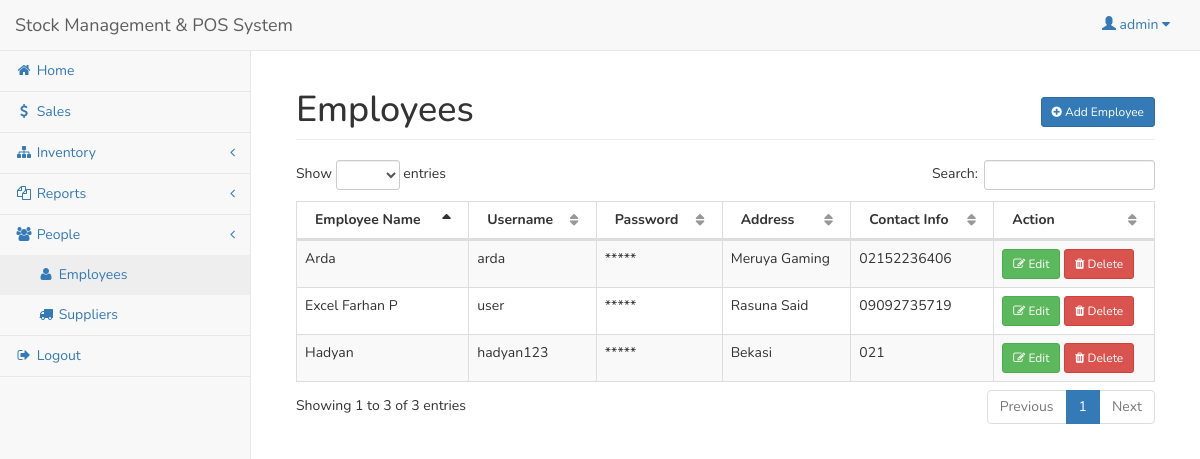
The page /admin/employee.php (signed in) on the database its author committed.
### tables this page shows
CREATE TABLE `user` (
  `userid` int(11) NOT NULL,
  `username` varchar(30) NOT NULL,
  `password` varchar(50) NOT NULL,
  `access` int(1) NOT NULL
);

CREATE TABLE `employee` (
  `userid` int(11) NOT NULL,
  `employee_name` varchar(50) NOT NULL,
  `address` varchar(150) NOT NULL,
  `contact` varchar(50) NOT NULL
);

### admin/session.php (called while the page is built, shortened)
<?php
	include('../conn.php');
	$sq=mysqli_query($conn,"select * from `user` where userid='".$_SESSION['id']."'");
	$srow=mysqli_fetch_array($sq);
	$user=$srow['username'];
?>

### admin/employee.php (shortened to what this page needs)
<?php include('session.php'); ?>
<?php include('header.php'); ?>
<body>
<div id="wrapper">
<?php include('navbar.php'); ?>
<div style="height:50px;"></div>
<div id="page-wrapper">
<div class="container-fluid">
	<div class="row">
        <div class="col-lg-12">
            <h1 class="page-header">Employees
				<span class="pull-right">
					<button class="btn btn-primary btn-sm" data-toggle="modal" data-target="#addemployee"><i class="fa fa-plus-circle"></i> Add Employee</button>
				</span>
			</h1>
        </div>
    </div>
    <div class="row">
        <div class="col-lg-12">
            <table width="100%" class="table table-striped table-bordered table-hover" id="cusTable">
                <thead>
                    <tr>
                        <th>Employee Name</th>
                        <th>Username</th>
                        <th>Password</th>
						<th>Address</th>
                        <th>Contact Info</th>
						<th>Action</th>
                    </tr>
                </thead>
                <tbody>
				<?php
					$cq=mysqli_query($conn,"select * from employee left join user on user.userid=employee.userid where access <> 1");
					while($cqrow=mysqli_fetch_array($cq)){
					?>
						<tr>
							<td><?php echo $cqrow['employee_name']; ?></td>
							<td><?php echo $cqrow['username']; ?></td>
							<td>*****</td>
							<td><?php echo $cqrow['address']; ?></td>
							<td><?php echo $cqrow['contact']; ?></td>
							<td>
								<button class="btn btn-success btn-sm" data-toggle="modal" data-target="#edit_<?php echo $cqrow['userid']; ?>"><i class="fa fa-edit"></i> Edit</button>
								<button class="btn btn-danger btn-sm" data-toggle="modal" data-target="#del_<?php echo $cqrow['userid']; ?>"><i class="fa fa-trash"></i> Delete</button>
							</td>
						</tr>
					<?php
					}
				?>
                </tbody>
            </table>
        </div>
    </div>
</div>
</div>
</div>
</body>
</html>

### admin/navbar.php (shortened to what this page needs)
    <nav class="navbar navbar-default navbar-fixed-top" role="navigation" style="margin-bottom: 0">
        <div class="navbar-header">
<a class="navbar-brand" href="index.php">Stock Management & POS System</a>
        </div>
        <ul class="nav navbar-top-links navbar-right">
            <li class="dropdown">
                <a class="dropdown-toggle" data-toggle="dropdown" href="#">
		<span class="glyphicon glyphicon-user"></span> <?php echo $user; ?> <i class="fa fa-caret-down"></i>
                </a>
            </li>
        </ul>
        <div class="navbar-default sidebar" role="navigation">
            <div class="sidebar-nav navbar-collapse">
                <ul class="nav" id="side-menu">
                    <li>
                        <a href="index.php"><i class="fa fa-home fa-fw"></i> Home </a>
                    </li>
                    <li>
                        <a href="sales_trans.php"><i class="fa fa-usd fa-fw"></i> Sales </a>
                    </li>
                    <li>
                        <a href="#"><i class="fa fa-sitemap fa-fw"></i> Inventory <span class="fa arrow"></span></a>
                    </li>
		<li>
                        <a href="#"><i class="fa fa-copy fa-fw"></i> Reports<span class="fa arrow"></span></a>
                    </li>
                    <li>
                        <a href="#"><i class="fa fa-users fa-fw"></i> People <span class="fa arrow"></span></a>
                        <ul class="nav nav-second-level">
                            <li>
                                <a href="employee.php"><i class="fa fa-user fa-fw"></i> Employees </a>
                            </li>
                            <li>
                                <a href="supplier.php"> <i class="fa fa-truck fa-fw"></i> Suppliers </a>
                            </li>
                        </ul>
                    </li>
		<li><a href="#logout" data-toggle="modal"><i class="fa fa-sign-out fa-fw"></i> Logout</a></li>
                </ul>
            </div>
        </div>
    </nav>

### admin/header.php (style rules this page uses)
* { font-family: 'Nunito', sans-serif; }

### rows shown on the page
user: username "admin"
employee: employee_name "Excel Farhan P", user.username "user", address "Rasuna Said", contact "09092735719"
employee: employee_name "Hadyan", user.username "hadyan123", address "Bekasi", contact "021"
employee: employee_name "Arda", user.username "arda", address "Meruya Gaming", contact "02152236406"
